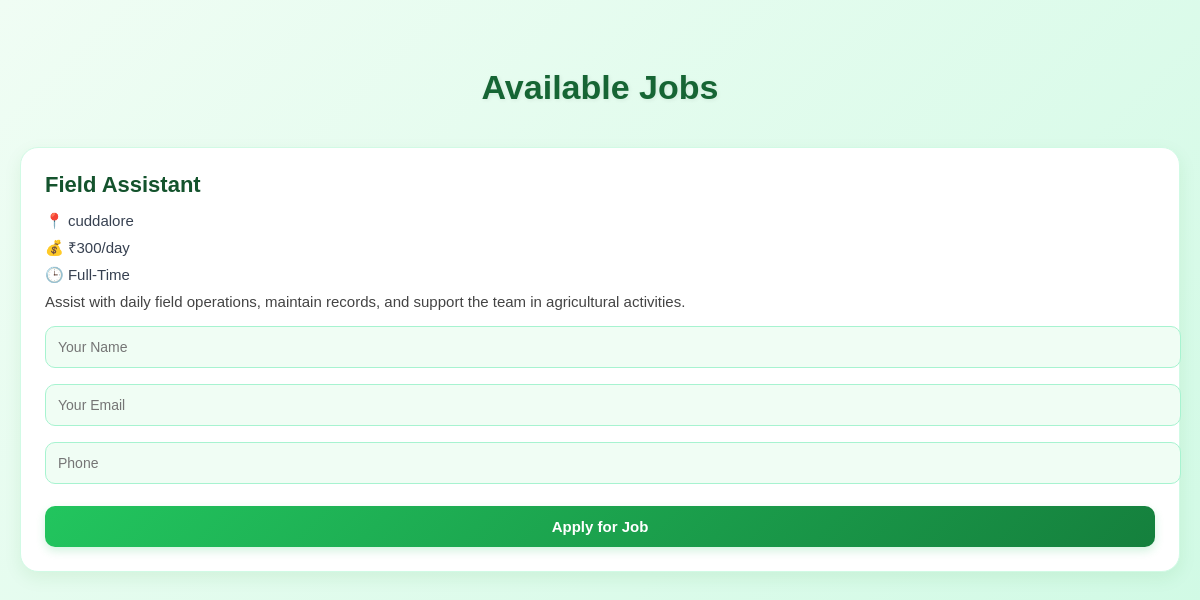
Screenshot of /jobs (signed in) with the database file from the repository.
### app.py (models this page shows)
class Job(db.Model):
    id = db.Column(db.Integer, primary_key=True)
    title = db.Column(db.String(200))
    description = db.Column(db.String(300))
    location = db.Column(db.String(100))
    salary = db.Column(db.String(50))
    contact = db.Column(db.String(50))
    job_type = db.Column(db.String(50))
    user_id = db.Column(db.Integer, db.ForeignKey('user.id'))
    joined_jobs = db.relationship('JoinedJob', backref='job', lazy=True)

### app.py (the view, shortened to what this page needs)
@app.route("/jobs", methods=["GET", "POST"])
@login_required
def user_view_jobs():
    jobs = Job.query.all()
    message = None
    return render_template('join_job.html', jobs=jobs, message=message)

### app.py (called while the page is built)
def get_locale():
    return session.get('lang', request.accept_languages.best_match(['en', 'ta', 'hi', 'te', 'ml']))

@app.context_processor
def inject_locale():
    return dict(get_locale=get_locale)

@login_manager.user_loader
def load_user(user_id):
    return User.query.get(int(user_id))

### templates/join_job.html (shortened to what this page needs)
<!DOCTYPE html>
<html lang="en">
<head>
</head>
<body>
  <h2>{{ _("Available Jobs") }}</h2>
  <div class="job-grid">
    {% for job in jobs %}
      <div class="card">
        <div>
          <h3>{{ job.title }}</h3>
          <p><strong>📍</strong> {{ job.location }}</p>
          <p><strong>💰</strong> {{ job.salary }}</p>
          <p><strong>🕒</strong> {{ job.job_type }}</p>
          <p style="color:#444;">{{ job.description }}</p>
        </div>
        {% if job.applied %}
          <p class="success">✅ {{ _("You have applied for this job!") }}</p>
        {% else %}
          <form method="POST">
              <input type="text" name="name" placeholder="Your Name" required>
              <input type="email" name="email" placeholder="Your Email" required>
              <input type="text" name="phone" placeholder="Phone" required>
              <button type="submit" class="btn">{{ _("Apply for Job") }}</button>
          </form>
        {% endif %}
      </div>
    {% endfor %}
  </div>
</body>
</html>

### templates/join_job.html (style rules this page uses)
body { font-family: "Poppins", sans-serif; background: linear-gradient(135deg, #f0fdf4, #d1fae5); margin: 0; padding: 40px 20px; color: #1b4332; }
h2 { text-align: center; margin-bottom: 40px; font-size: 34px; font-weight: 700; color: #166534; text-shadow: 1px 1px 4px rgba(0, 0, 0, 0.08); }
.job-grid { display: grid; grid-template-columns: repeat(auto-fit, minmax(280px, 1fr)); gap: 25px; max-width: 1200px; margin: auto; }
.card { background: #ffffff; padding: 24px; border-radius: 18px; box-shadow: 0 6px 18px rgba(0, 128, 0, 0.08); transition: transform 0.25s ease, box-shadow 0.3s ease; display: flex; flex-direction: column; justify-content: space-between; border: 1px solid #d1fae5; }
.card h3 { margin: 0 0 12px 0; color: #14532d; font-size: 22px; font-weight: 600; }
.card p { margin: 6px 0; color: #374151; font-size: 15px; line-height: 1.4; }
.btn { background: linear-gradient(135deg, #22c55e, #15803d); color: white; padding: 12px 18px; border: none; border-radius: 10px; margin-top: 14px; cursor: pointer; font-size: 15px; font-weight: 600; transition: background 0.3s ease, transform 0.2s ease; width: 100%; box-shadow: 0 4px 10px rgba(34, 197, 94, 0.2); }
input[type="text"], input[type="email"] { width: 100%; padding: 12px; border: 1px solid #a7f3d0; border-radius: 10px; margin: 8px 0; font-size: 14px; background: #f0fdf4; transition: border-color 0.3s, box-shadow 0.3s; }

### rows the page displays
Job: title "Field Assistant", location "cuddalore", salary "₹300/day", job_type "Full-Time", description "Assist with daily field operations, maintain records, and support the team in agricultural activities."
